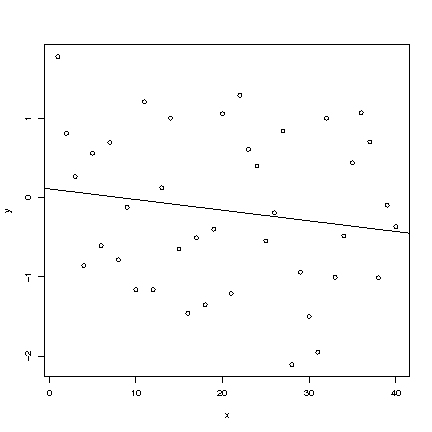

Write R code to recreate this figure.
x <- 1:40
y <- rnorm(40)
plot(x, y)
abline(lm(y ~ x))
